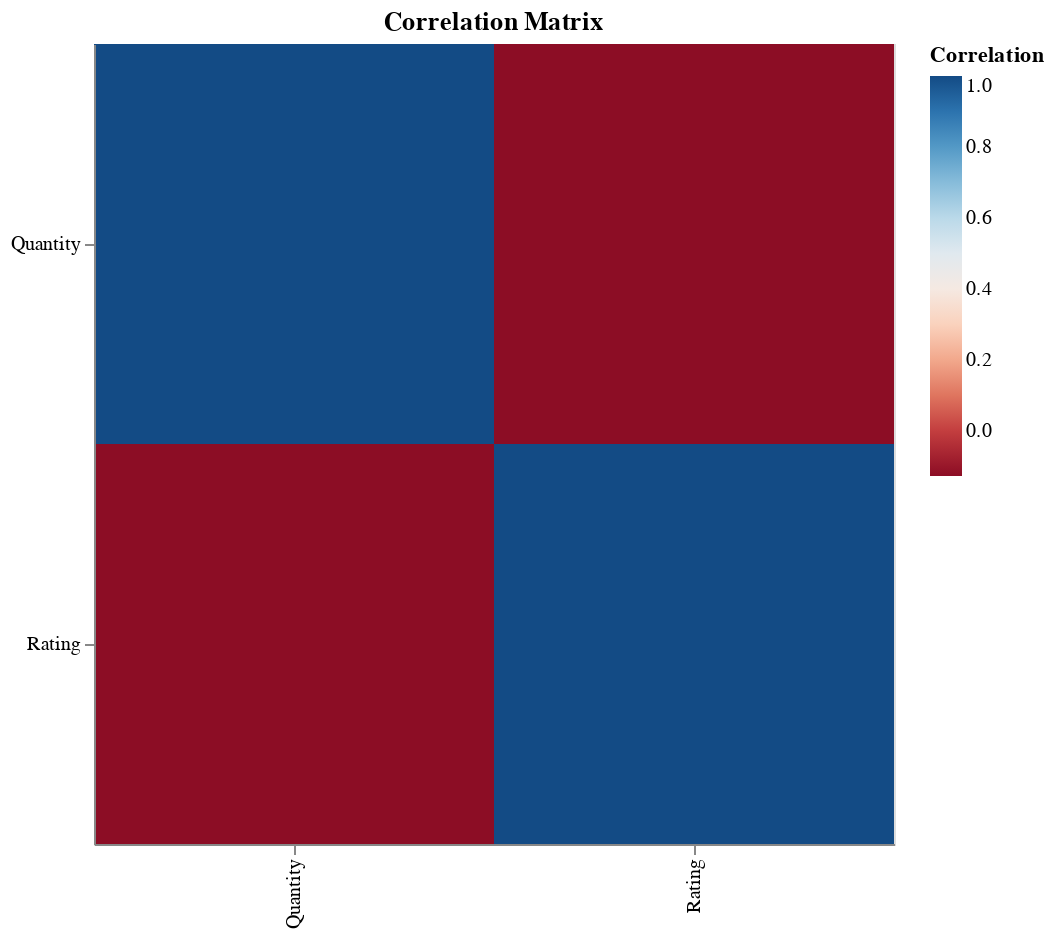

The code cell stored with this chart in its notebook:
### Code cell
correlation_matrix = df[["Quantity", "Rating"]].corr().reset_index().melt("index")

correlation_matrix.columns = ["Variable1", "Variable2", "Correlation"]

correlation_chart = (
    alt.Chart(correlation_matrix)
    .mark_rect()
    .encode(
        x=alt.X("Variable1:N", title=""),
        y=alt.Y("Variable2:N", title=""),
        color=alt.Color("Correlation:Q", scale=alt.Scale(scheme="redblue")),
        tooltip=["Variable1", "Variable2", "Correlation"]
    )
    .properties(title="Correlation Matrix", width=400, height=400)
)

correlation_chart.show()

### Figure 1 — Vega-Lite specification as saved in the notebook (floating-point values rounded to 4 significant figures)
{"config": {"view": {"continuousWidth": 300, "continuousHeight": 300}}, "data": {"name": "data-9bc7604845df188dd54cf55658ed6ac5"}, "mark": {"type": "rect"}, "encoding": {"color": {"field": "Correlation", "scale": {"scheme": "redblue"}, "type": "quantitative"}, "tooltip": [{"field": "Variable1", "type": "nominal"}, {"field": "Variable2", "type": "nominal"}, {"field": "Correlation", "type": "quantitative"}], "x": {"field": "Variable1", "title": "", "type": "nominal"}, "y": {"field": "Variable2", "title": "", "type": "nominal"}}, "height": 400, "title": "Correlation Matrix", "width": 400, "$schema": "https://vega.github.io/schema/vega-lite/v5.20.1.json", "datasets": {"data-9bc7604845df188dd54cf55658ed6ac5": [{"Variable1": "Quantity", "Variable2": "Quantity", "Correlation": 1.0}, {"Variable1": "Rating", "Variable2": "Quantity", "Correlation": -0.1274}, {"Variable1": "Quantity", "Variable2": "Rating", "Correlation": -0.1274}, {"Variable1": "Rating", "Variable2": "Rating", "Correlation": 1.0}]}}
